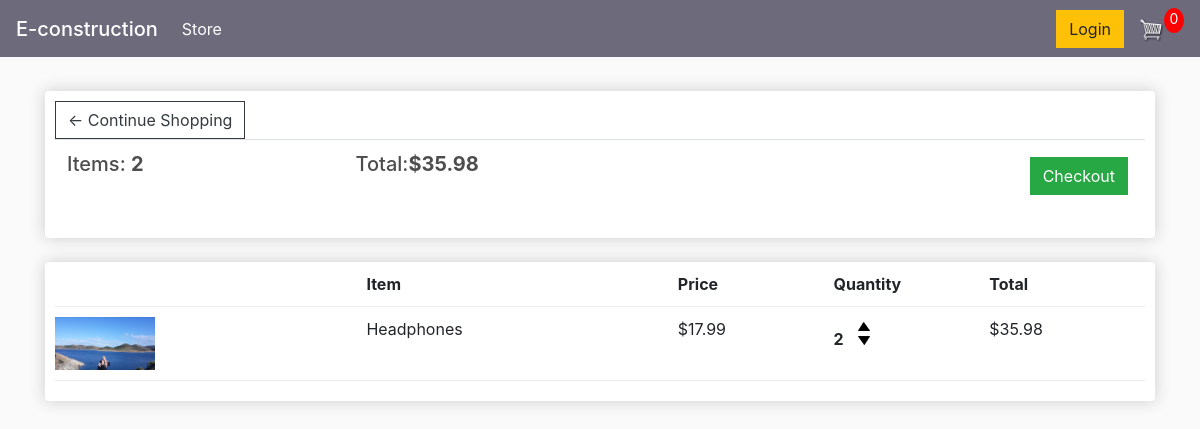
The app's page /cart/ (signed in) with its own data.
### store/models.py (models this page shows, shortened)
class Order(models.Model):
    customer = models.ForeignKey(Customer, on_delete=models.SET_NULL, null=True, blank=True)
    date_ordered = models.DateTimeField(auto_now_add=True)
    complete = models.BooleanField(default=False, null=True, blank=False)
    transaction_id = models.CharField(max_length=100, null=True)
    @property
    def get_cart_total(self) :
        orderitems = self.orderitem_set.all()
        total = sum([item.get_total for item in orderitems])
        return total
    @property
    def get_cart_items(self) :
        orderitems = self.orderitem_set.all()
        total = sum([item.quantity for item in orderitems])
        return total

class OrderItem(models.Model):
    product = models.ForeignKey(Product, on_delete=models.SET_NULL, null=True, blank=True)
    order = models.ForeignKey(Order, on_delete=models.SET_NULL, null=True, blank=True)
    quantity = models.IntegerField(default=0, null=True, blank=True)
    date_added = models.DateTimeField(auto_now_add=True)
    @property
    def get_total(self) :
        total = self.product.price * self.quantity
        return total

class Product(models.Model):
    name = models.CharField(max_length=200)
    price = models.FloatField()
    digital = models.BooleanField(default=False,null=True, blank=False)
    image = models.ImageField(null=True,blank=True)
    @property
    def imageURL(self):
        try :
            url = self.image.url
        except :
            url = ''
        return url

### store/views.py (the view)
# urls.py: path('cart/', views.cart, name="cart"),
def cart(request) :
    if request.user.is_authenticated :
        customer = request.user.customer
        order, created = Order.objects.get_or_create(customer=customer, complete=False)
        items = order.orderitem_set.all()
    else:
        items = []
        order={'get_cart_total':0, 'get_cart_items':0}
    context = {'items' : items, 'order' : order}
    return render(request, 'store/cart.html', context)

### store/templates/store/cart.html
{% extends 'store/main.html'%}
{% load static %}
{% block content %}
<div class="row">
	<div class="col-lg-12">
		<div class="box-element">
            <a  class="btn btn-outline-dark" href="{% url 'store' %}">&#x2190; Continue Shopping</a>
	        <br>
	        <table class="table">
		        <tr>
			        <th><h5>Items: <strong>{{order.get_cart_items}}</strong></h5></th>
			        <th><h5>Total:<strong>${{order.get_cart_total|floatformat:2}}</strong></h5></th>
			        <th>
				        <a  style="float:right; margin:5px;" class="btn btn-success" href="{% url 'checkout' %}">Checkout</a>
			        </th>
		        </tr>
	        </table>
		</div>
		<br>
		<div class="box-element">
            <div class="cart-row">
                <div style="flex:2"></div>
                <div style="flex:2"><strong>Item</strong></div>
                <div style="flex:1"><strong>Price</strong></div>
                <div style="flex:1"><strong>Quantity</strong></div>
                <div style="flex:1"><strong>Total</strong></div>
            </div>
            {% for item in items %}
            <div class="cart-row">
                <div style="flex:2"><img class="row-image" src="{{item.product.imageURL}}"></div>
                <div style="flex:2"><p>{{item.product.name}}</p></div>
                <div style="flex:1"><p>${{item.product.price|floatformat:2}}</p></div>
                <div style="flex:1">
                    <p class="quantity">{{item.quantity}}</p>
                    <div class="quantity">
                        <img class="chg-quantity" src="{% static  'images/arrow-up.png' %}">
                        <img class="chg-quantity" src="{% static  'images/arrow-down.png' %}">
                    </div>
                </div>
                <div style="flex:1"><p>${{item.get_total|floatformat:2}}</p></div>
            </div>
            {% endfor %}
	    </div>
</div>
{% endblock content %}

### static/css/main.css (style rules this page uses)
body { background-color: hsl(0, 0%, 98%); }
h1, h2, h3, h4, h5, h6 { color: hsl(0, 0%, 30%); }
.box-element { box-shadow: hsl(0, 0%, 80%) 0 0 16px; background-color: #fff; border-radius: 4px; padding: 10px; }
.col-lg-4, .col-lg-6, .col-lg-8, .col-lg-12 { margin-top: 10px; }
.btn { border-radius: 0; }
.row-image { width: 100px; }
.cart-row { display: flex; align-items: flex-stretch; padding-bottom: 10px; margin-bottom: 10px; border-bottom: 1px solid #ececec; }
.quantity { display: inline-block; font-weight: 700; padding-right: 10px; }
.chg-quantity { width: 12px; cursor: pointer; display: block; margin-top: 5px; transition: 0.1s; }

### records on screen
Order: get_cart_items "2", get_cart_total "35.98"
OrderItem: product.imageURL (picture), product.name "Headphones", product.price "17.99", quantity "2", get_total "35.98"
